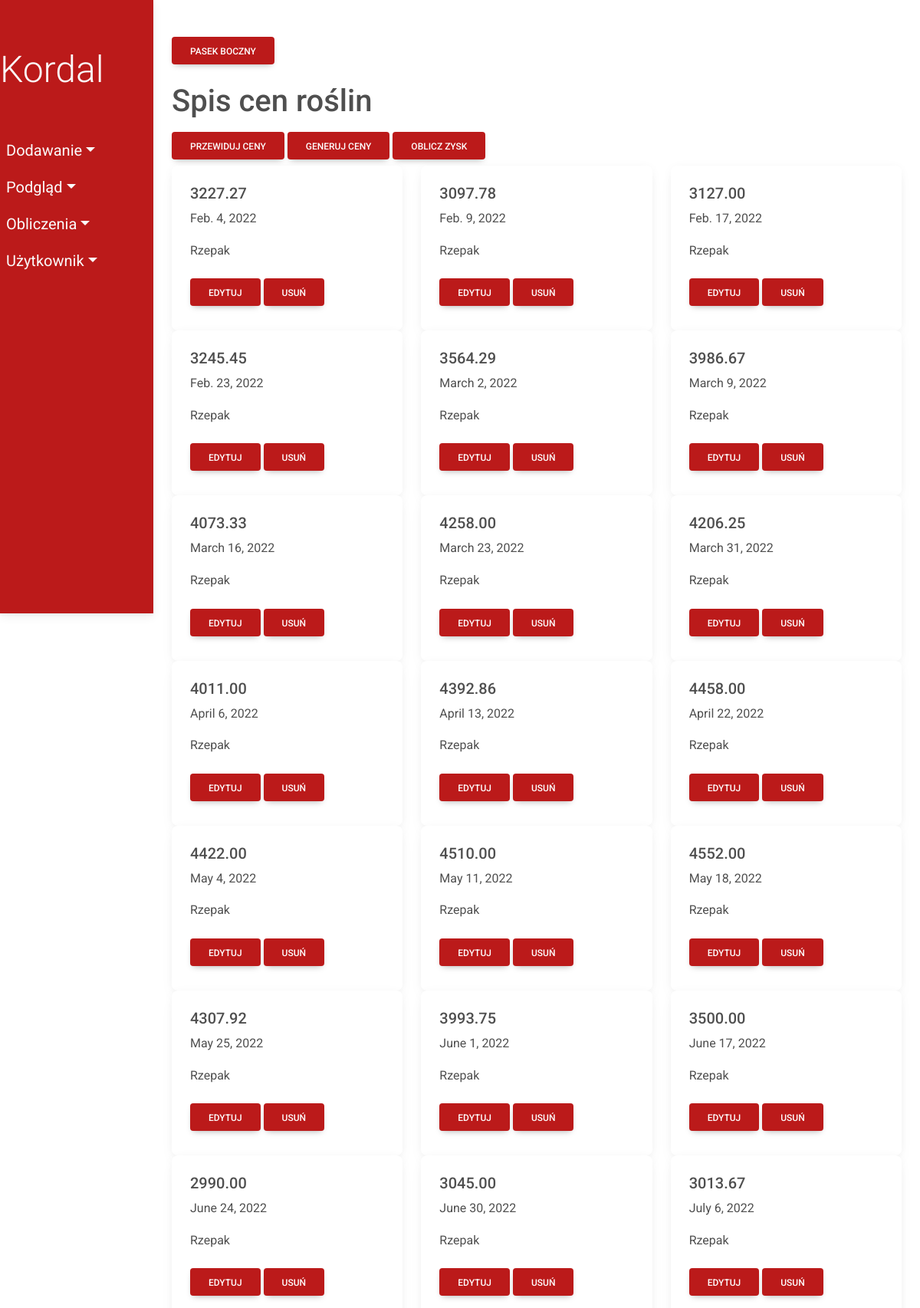
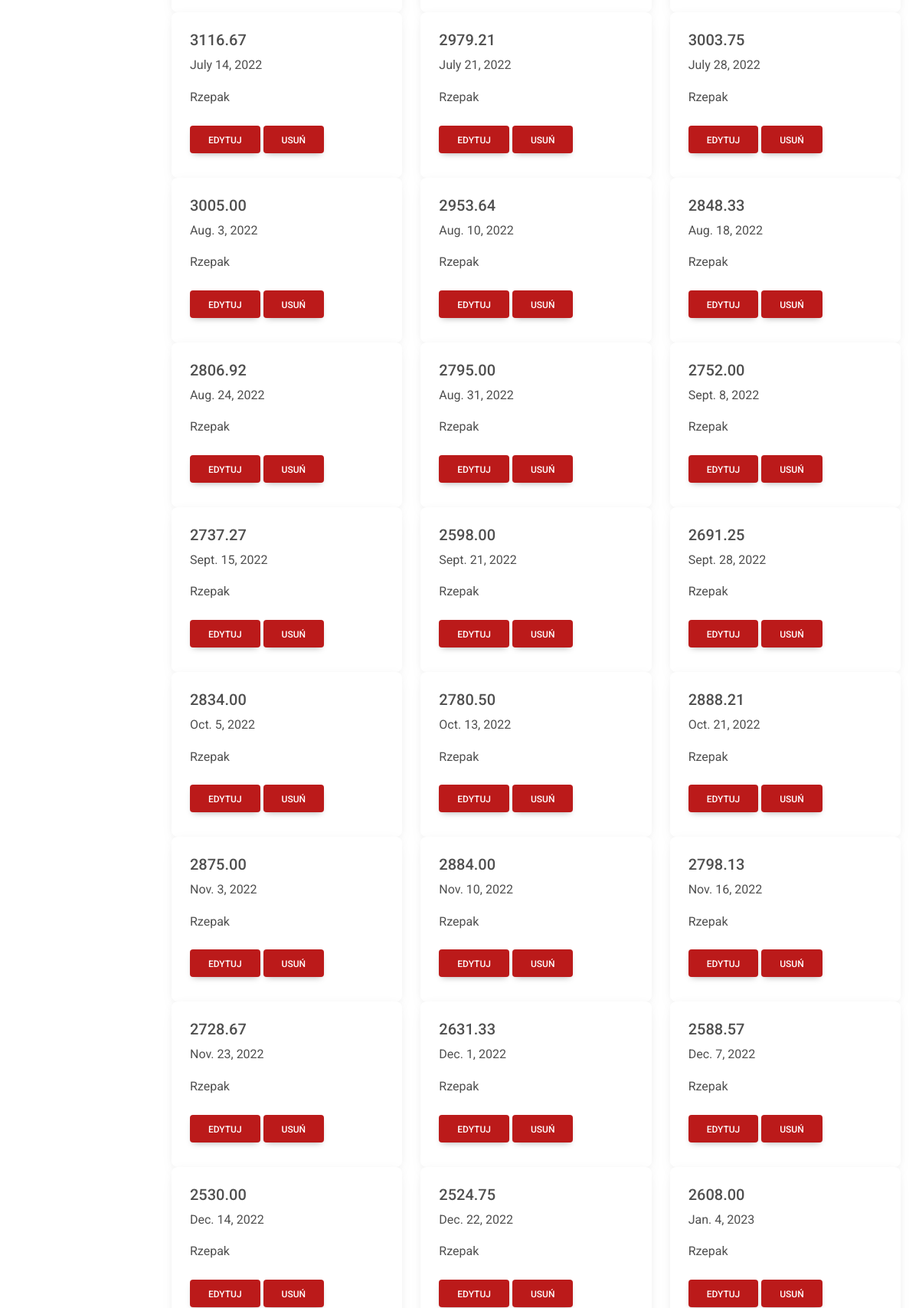
The page /plant_prices/ (upper part) on the database its author committed (2 pictures, top to bottom).
### fields/models.py (models this page shows, shortened)
class PlantPrice(models.Model):
    price = models.DecimalField(max_digits=10, decimal_places=2, null=True)
    date = models.DateField()
    plant = models.ForeignKey(Plant, on_delete=models.CASCADE)
    is_predicted = models.BooleanField()
    class Meta:
        db_table = 'PlantPrice'

class Plant(models.Model):
    plant_name = models.CharField(max_length=50)
    seed_price = models.DecimalField(max_digits=10, decimal_places=2)
    class Meta:
        db_table = 'Plant'
    def __str__(self):
        return self.plant_name

### fields/views/viewsPlantPrice.py (the view)
# urls.py: path('plant_prices/', viewsPlantPrice.show_plant_prices,
def show_plant_prices(request):
    plant_prices = PlantPrice.objects.all()
    return render(request, 'fields/show/plantPrice.html', {'plant_prices': plant_prices})

### fields/templates/fields/show/plantPrice.html
{% extends 'fields/index.html' %}
      {% block content %}
      <h1>Spis cen roślin</h1>
      <a href="{% url 'predict-prices' %}" class="btn my-2 menu-btn">Przewiduj ceny</a>
      <a href="{% url 'generate-prices' %}" class="btn my-2 menu-btn">Generuj ceny</a>
      <a href="{% url 'calculate' %}" class="btn my-2 menu-btn">Oblicz zysk</a>
      <div class="row">
        {% for plant_price in plant_prices %}
        <div class="col-sm-4">
          <div class="card">
            <div class="card-body">
              <h5 class="card-title">{{ plant_price.price}}</h5>
              <p class="card-text">{{ plant_price.date}}</p>
              <p class="card-text">{{ plant_price.plant}}</p>
              <a href="update/{{plant_price.id}}" class="btn my-2 menu-btn">Edytuj</a>
              <a href="delete/{{plant_price.id}}" class="btn my-2 menu-btn">Usuń</a>
            </div>
          </div>
        </div>
        {% endfor %}
      </div>
    {% endblock %}

### fields/static/css/style.css (style rules this page uses)
* { margin: 0; padding: 0; box-sizing: border-box; }
:root { --nav-bg: #bb1a1a; --dropdown-bg: #cc2b2b }
body { min-height: 100vh; background-color: #fff; }
.menu-btn { background-color: var(--nav-bg); color:#fff }

### rows shown on the page
PlantPrice: price "3227.27", date "Feb. 4, 2022", plant "Rzepak"
PlantPrice: price "3097.78", date "Feb. 9, 2022", plant "Rzepak"
PlantPrice: price "3127.00", date "Feb. 17, 2022", plant "Rzepak"
PlantPrice: price "3245.45", date "Feb. 23, 2022", plant "Rzepak"
PlantPrice: price "3564.29", date "March 2, 2022", plant "Rzepak"
PlantPrice: price "3986.67", date "March 9, 2022", plant "Rzepak"
PlantPrice: price "4073.33", date "March 16, 2022", plant "Rzepak"
PlantPrice: price "4258.00", date "March 23, 2022", plant "Rzepak"
PlantPrice: price "4206.25", date "March 31, 2022", plant "Rzepak"
PlantPrice: price "4011.00", date "April 6, 2022", plant "Rzepak"
PlantPrice: price "4392.86", date "April 13, 2022", plant "Rzepak"
PlantPrice: price "4458.00", date "April 22, 2022", plant "Rzepak"
PlantPrice: price "4422.00", date "May 4, 2022", plant "Rzepak"
PlantPrice: price "4510.00", date "May 11, 2022", plant "Rzepak"
PlantPrice: price "4552.00", date "May 18, 2022", plant "Rzepak"
PlantPrice: price "4307.92", date "May 25, 2022", plant "Rzepak"
PlantPrice: price "3993.75", date "June 1, 2022", plant "Rzepak"
PlantPrice: price "3500.00", date "June 17, 2022", plant "Rzepak"
PlantPrice: price "2990.00", date "June 24, 2022", plant "Rzepak"
PlantPrice: price "3045.00", date "June 30, 2022", plant "Rzepak"
PlantPrice: price "3013.67", date "July 6, 2022", plant "Rzepak"
PlantPrice: price "3116.67", date "July 14, 2022", plant "Rzepak"
PlantPrice: price "2979.21", date "July 21, 2022", plant "Rzepak"
PlantPrice: price "3003.75", date "July 28, 2022", plant "Rzepak"
PlantPrice: price "3005.00", date "Aug. 3, 2022", plant "Rzepak"
PlantPrice: price "2953.64", date "Aug. 10, 2022", plant "Rzepak"
PlantPrice: price "2848.33", date "Aug. 18, 2022", plant "Rzepak"
PlantPrice: price "2806.92", date "Aug. 24, 2022", plant "Rzepak"
PlantPrice: price "2795.00", date "Aug. 31, 2022", plant "Rzepak"
PlantPrice: price "2752.00", date "Sept. 8, 2022", plant "Rzepak"
PlantPrice: price "2737.27", date "Sept. 15, 2022", plant "Rzepak"
PlantPrice: price "2598.00", date "Sept. 21, 2022", plant "Rzepak"
PlantPrice: price "2691.25", date "Sept. 28, 2022", plant "Rzepak"
PlantPrice: price "2834.00", date "Oct. 5, 2022", plant "Rzepak"
PlantPrice: price "2780.50", date "Oct. 13, 2022", plant "Rzepak"
PlantPrice: price "2888.21", date "Oct. 21, 2022", plant "Rzepak"
PlantPrice: price "2875.00", date "Nov. 3, 2022", plant "Rzepak"
PlantPrice: price "2884.00", date "Nov. 10, 2022", plant "Rzepak"
PlantPrice: price "2798.13", date "Nov. 16, 2022", plant "Rzepak"
PlantPrice: price "2728.67", date "Nov. 23, 2022", plant "Rzepak"
PlantPrice: price "2631.33", date "Dec. 1, 2022", plant "Rzepak"
PlantPrice: price "2588.57", date "Dec. 7, 2022", plant "Rzepak"
PlantPrice: price "2530.00", date "Dec. 14, 2022", plant "Rzepak"
PlantPrice: price "2524.75", date "Dec. 22, 2022", plant "Rzepak"
PlantPrice: price "2608.00", date "Jan. 4, 2023", plant "Rzepak"
